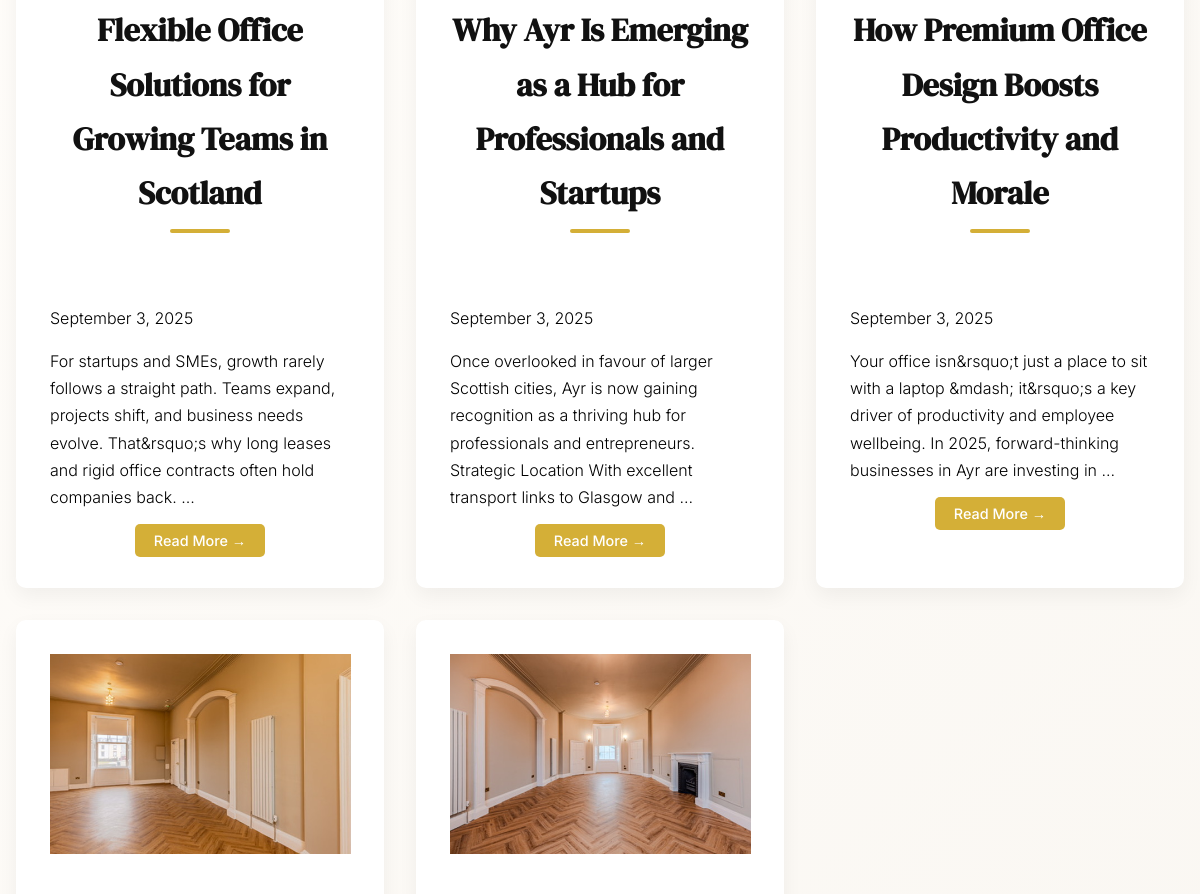
/blog/ (middle part), run on an earlier commit of the app's database.
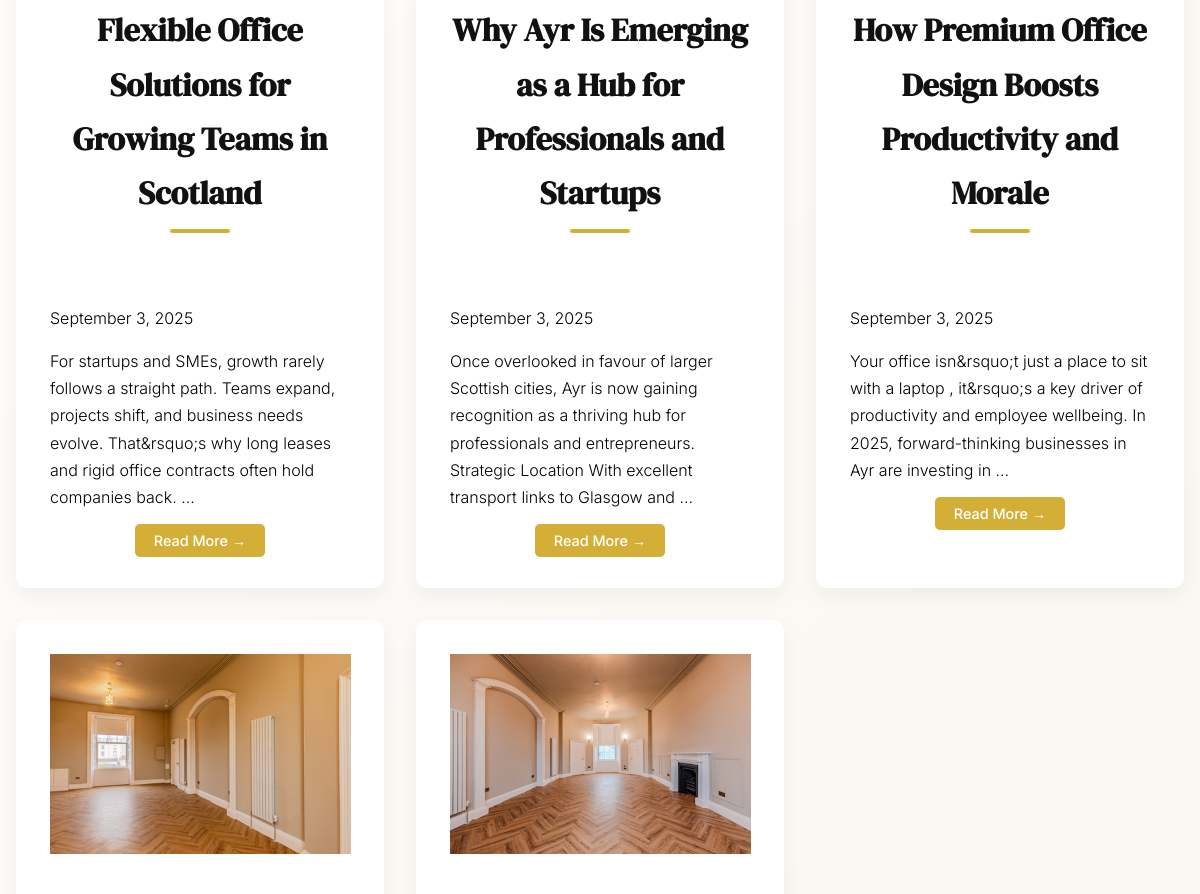
And on a later commit of the database.
### blog/models.py (models this page shows, shortened)
class Post(models.Model):
    title = models.CharField(max_length=200)
    image = models.ImageField(upload_to='blog_images/', blank=True, null=True)
    content = RichTextField(blank=True, null=True)  # CKEditor field
    categories = models.ManyToManyField(Category, blank=True)
    published_at = models.DateTimeField(auto_now_add=True)
    tags = models.CharField(max_length=200, blank=True)

### blog/views.py (the view)
# urls.py: path('', views.post_list, name='post_list'),
def post_list(request):
    posts = Post.objects.all().order_by('-published_at')
    return render(request, 'blog/post_list.html', {'posts': posts})

### enquiries/context_processors.py (called while the page is built)
def enquiry_form_context(request):
    return {
        'enquiry_form': EnquiryForm(),
        'subscription_form': SubscriberForm(),  # add subscription form here
    }

### blog/templates/blog/post_list.html (shortened to what this page needs)
{% extends "base.html" %}
{% load static %}
{% block content %}
<div class="page-light-theme">
  <section class="blog-section container py-5" data-aos="fade-up">
    <div class="blog-post-grid">
      {% for post in posts %}
      <div class="fancy-hover-box blog-post-card text-center">
        {% if post.image %}
        <div class="mb-3">
          <a href="{% url 'blog:post_detail' post.pk %}">
            <img src="{{ post.image.url }}" alt="{{ post.title }}" class="img-fluid rounded"
              style="max-height: 200px; object-fit: cover;">
          </a>
        </div>
        {% endif %}
        <div class="section-title mb-2">
          <h3 class="section-heading">
            <a href="{% url 'blog:post_detail' post.pk %}">{{ post.title }}</a>
          </h3>
        </div>
        <p class="post-date text-muted">{{ post.published_at|date:"F j, Y" }}</p>
        <p class="post-snippet text-dark mt-2">
          {{ post.content|striptags|truncatewords:30 }}
        </p>
        <div class="text-center mt-3">
          <a href="{% url 'blog:post_detail' post.pk %}" class="btn-text">Read More →</a>
        </div>
      </div>
      {% empty %}
      <p class="text-muted text-center">No posts yet — check back soon!</p>
      {% endfor %}
    </div>
  </section>
</div>
{% endblock %}

### templates/base.html (shortened to what this page needs)
{% load static %}
<!DOCTYPE html>
<html lang="en">
<head>
    <link rel="stylesheet" href="https://cdnjs.cloudflare.com/ajax/libs/font-awesome/6.5.0/css/all.min.css" />
    <link href="https://unpkg.com/aos@next/dist/aos.css" rel="stylesheet">
    <link href="https://unpkg.com/phosphor-icons@1.4.2/src/css/icons.css" rel="stylesheet">
    <link rel="stylesheet" href="{% static 'css/styles.css' %}" />
</head>
<body>
    <main>{% block content %}{% endblock %}</main>
</body>
</html>

### templates/partials/navbar.html (shortened to what this page needs)
{% load static %}

### templates/partials/footer.html (shortened to what this page needs)
{% load static %}

### static/css/styles.css (style rules this page uses)
html { font-family: 'Inter', sans-serif; scroll-behavior: smooth; }
*, *::before, *::after { font-family: inherit; }
body { margin: 0; font-family: 'Inter', sans-serif; background-color: #0d0d0d; color: #f5f5f5; line-height: 1.7; font-weight: 300; }
.container { max-width: 1200px; margin: 0 auto; padding: 2rem 1rem; }
.text-center { text-align: center; }
.section-title, .section-heading h2, h1, h2, h3, h4, h5, h6, .heading-md { font-family: 'Inter', sans-serif; font-weight: 700; color: #000; text-align: center; margin-bottom: 2rem; background: none !important; }
h2, .section-title, .section-heading h2 { font-size: 2.5rem; }
h3 { font-size: 1.75rem; font-weight: 600; }
.section-title, .section-title.center, .section-title h2 { text-align: center; margin: 0 auto 2rem; }
.section-heading { font-family: 'DM Serif Display', serif !important; font-size: 2.75rem; font-weight: 700; color: #000; position: relative; display: inline-block; margin-bottom: 0.5rem; }
.section-heading::after { content: ''; display: block; width: 60px; height: 4px; background-color: #d4af37; border-radius: 2px; margin: 0.5rem auto 0; }
.page-light-theme { position: relative; background: linear-gradient(135deg, #fffdfa 0%, #f9f6f1 100%); }
.section-heading { font-size: 2rem; font-weight: 600; margin-bottom: 3rem; color: #111; text-align: center; font-family: 'Inter', sans-serif; }
.blog-post-grid { display: grid; gap: 2rem; grid-template-columns: repeat(auto-fit, minmax(300px, 1fr)); margin-top: 2rem; }
.blog-post-card { background: #fff; padding: 1.5rem; border-radius: 12px; box-shadow: 0 4px 20px rgba(0, 0, 0, 0.05); transition: box-shadow 0.3s ease; }
.post-snippet { color: #555; }
.btn-text { color: #DAA520; font-weight: 500; text-decoration: none; }
.fancy-hover-box { background: #fff; border-radius: 12px; box-shadow: 0 10px 25px rgba(0, 0, 0, 0.08); padding: 2rem; transition: transform 0.3s ease, box-shadow 0.3s ease, border 0.3s ease; will-change: transform; position: relative; border: 2px solid transparent; color: #000; }
.fancy-hover-box p { color: #000; }
.fancy-hover-box .section-title { margin-bottom: 1.5rem; }
.fancy-hover-box { transition: transform 0.3s, box-shadow 0.3s; background-color: #fff; padding: 2rem; border-radius: 12px; }
.fancy-hover-box { background: #fff; border-radius: 10px; padding: 2rem; box-shadow: 0 8px 20px rgba(0, 0, 0, 0.05); transition: transform 0.3s ease, box-shadow 0.3s ease; }
.event-card, .blog-post-card, .post-detail-card { text-align: left; }
.blog-post-grid, .events-grid { display: grid; grid-template-columns: repeat(auto-fit, minmax(320px, 1fr)); gap: 2rem; }
.section-heading, .post-title, .event-title { font-weight: bold; }
.section-heading a { text-decoration: none; color: inherit; }
.btn-small, .btn-text { padding: 0.5rem 1.2rem; font-size: 0.9rem; border-radius: 5px; background-color: #d4af37; color: #fff; text-decoration: none; transition: background-color 0.3s ease; }

What changed in the data, as far as the page shows it:
changed Post "How Premium Office Design Boosts Productivity and Morale": content "…sit with a laptop &mdash; it&rsquo;s a key driver…" → "…sit with a laptop , it&rsquo;s a key driver…"
